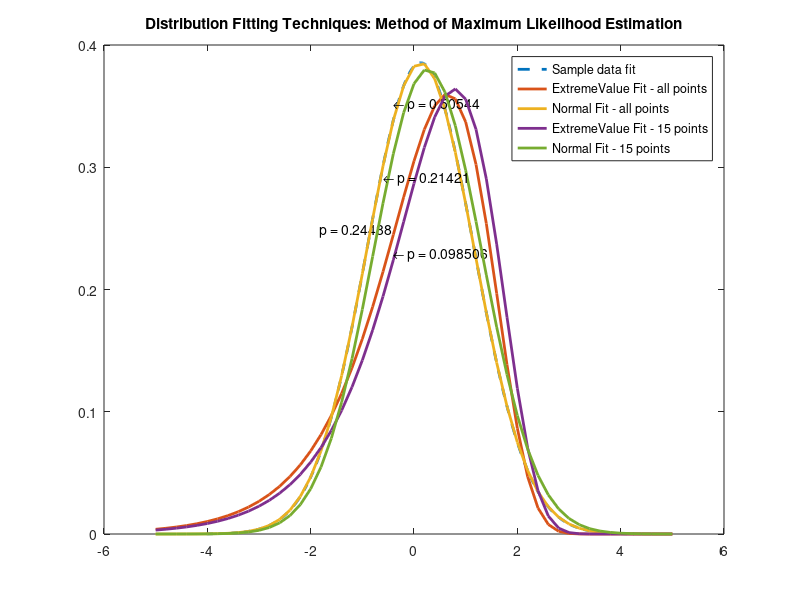
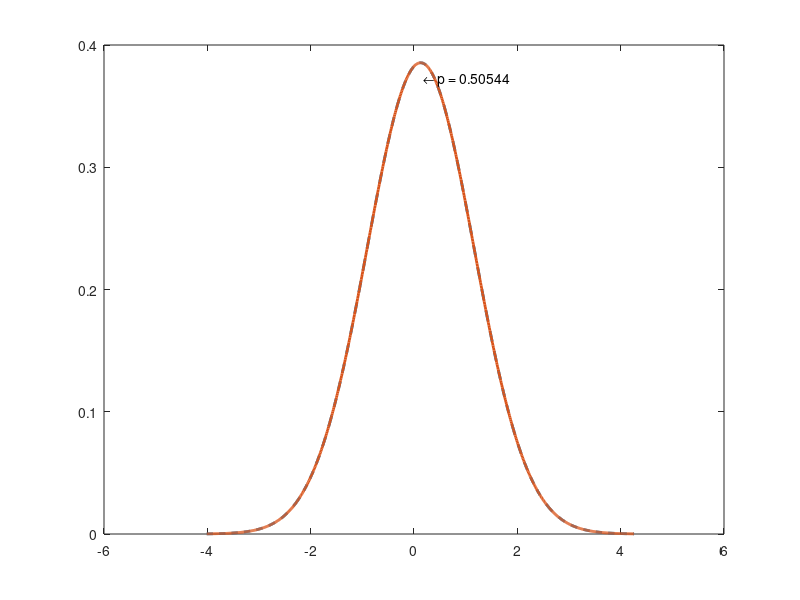

The MATLAB script that drew these images, in order: (Note: this script raises an error after producing the figures.)
clear all
clc

%% Generating a random normal dataset with mean 0 and STD 1
rng(5)
X = normrnd(0,1,20,1);
X_red = X(1:15,1);

data_mean = mean(X);
data_std = std(X);

%% Method of Maximum Likelihood Estimation
figure(1)
mu_data = data_mean;
sigma_data = data_std;
x_data = mu_data - (4*sigma_data):0.01:mu_data + (4*sigma_data);
y_data = normpdf(x_data, mu_data, sigma_data);
plot(x_data, y_data, '--', 'LineWidth', 2)
hold on

% Case 1a: MLE - ExtremeValue, all points
MLE_Fit_1 = fitdist(X, 'ExtremeValue');
[KStest_MLE_Fit_1, pval_MLE_Fit_1] = kstest(X, 'CDF', MLE_Fit_1, 'Alpha', 0.01);
x_values = -5:0.2:5;
y1 = pdf(MLE_Fit_1, x_values);
plot(x_values, y1, 'LineWidth', 2)
text(-0.41, 0.2481, ['p = ' num2str(pval_MLE_Fit_1)], 'HorizontalAlignment', 'right')

% Case 1b: MLE - Normal, all points
MLE_Fit_2 = fitdist(X, 'Normal');
[KStest_MLE_Fit_2, pval_MLE_Fit_2] = kstest(X, 'CDF', MLE_Fit_2, 'Alpha', 0.01);
y2 = pdf(MLE_Fit_2, x_values);
plot(x_values, y2, 'LineWidth', 2)
text(-0.4, 0.3511, ['\leftarrow p = ' num2str(pval_MLE_Fit_2)])

% Case 2a: MLE - ExtremeValue, 15 points
MLE_Fit_3 = fitdist(X_red, 'ExtremeValue');
[KStest_MLE_Fit_3, pval_MLE_Fit_3] = kstest(X, 'CDF', MLE_Fit_3, 'Alpha', 0.01);
y3 = pdf(MLE_Fit_3, x_values);
plot(x_values, y3, 'LineWidth', 2)
text(-0.4, 0.2283, ['\leftarrow p = ' num2str(pval_MLE_Fit_3)])

% Case 2b: MLE - Normal, 15 points
MLE_Fit_4 = fitdist(X_red, 'Normal');
[KStest_MLE_Fit_4, pval_MLE_Fit_4] = kstest(X, 'CDF', MLE_Fit_4, 'Alpha', 0.01);
y4 = pdf(MLE_Fit_4, x_values);
plot(x_values, y4, 'LineWidth', 2)
text(-0.6, 0.2906, ['\leftarrow p = ' num2str(pval_MLE_Fit_4)])

title('Distribution Fitting Techniques: Method of Maximum Likelihood Estimation')
legend('Sample data fit', 'ExtremeValue Fit - all points', 'Normal Fit - all points', ...
       'ExtremeValue Fit - 15 points', 'Normal Fit - 15 points')


%% Method of Moments
figure(2)
plot(x_data, y_data, '--', 'LineWidth', 2)
hold on

% Case 1: MOM - all points
mu_MOM_Fit_1 = mean(X);
sigma_MOM_Fit_1 = std(X);
cdf_MOM_Fit_1 = [X, normcdf(X, mu_MOM_Fit_1, sigma_MOM_Fit_1)];
[KStest_MOM_Fit_1, pval_MOM_Fit_1] = kstest(X, 'CDF', cdf_MOM_Fit_1, 'Alpha', 0.01);
x1 = mu_MOM_Fit_1 - 4*sigma_MOM_Fit_1 : 0.01 : mu_MOM_Fit_1 + 4*sigma_MOM_Fit_1;
y1 = normpdf(x1, mu_MOM_Fit_1, sigma_MOM_Fit_1);
plot(x1, y1, 'LineWidth', 2)
text(0.1824, 0.3718, ['\leftarrow p = ' num2str(pval_MOM_Fit_1)])

% Case 2: MOM - 15 points
mu_MOM_Fit_2 = mean(X_red);
sigma_MOM_Fit_2 = std(X_red);
cdf_MOM_Fit_2 = [X_red, normcdf(X_red, mu_MOM_Fit_2, sigma_MOM_Fit_2)];
[KStest_MOM_Fit_2, pval_MOM_Fit_2] = kstest(X, 'CDF', cdf_MOM_Fit_2, 'Alpha', 0.01);
x2 = mu_MOM_Fit_2 - 4*sigma_MOM_Fit_2 : 0.01 : mu_MOM_Fit_2 + 4*sigma_MOM_Fit_2;
y2 = normpdf(x2, mu_MOM_Fit_2, sigma_MOM_Fit_2);
plot(x2, y2, 'LineWidth', 2)
text(-0.6743, 0.2879, ['\leftarrow p = ' num2str(pval_MOM_Fit_2)])

title('Distribution Fitting Techniques: Method of Moments')
legend('Sample data fit', 'Normal Fit - all points', 'Normal Fit - 15 points')


%% Method of L-Moments
figure(3)
plot(x_data, y_data, '--', 'LineWidth', 2)
hold on

% Case 1: L-MOM - all points
mu_LMO_Fit_1 = mean(X);
sigma_LMO_Fit_1 = std(X)/sqrt(pi);
cdf_LMO_Fit_1 = [X, normcdf(X, mu_LMO_Fit_1, sigma_LMO_Fit_1)];
[KStest_LMO_Fit_1, pval_LMO_Fit_1] = kstest(X, 'CDF', cdf_LMO_Fit_1, 'Alpha', 0.01);
x1 = mu_LMO_Fit_1 - 4*sigma_LMO_Fit_1 : 0.01 : mu_LMO_Fit_1 + 4*sigma_LMO_Fit_1;
y1 = normpdf(x1, mu_LMO_Fit_1, sigma_LMO_Fit_1);
plot(x1, y1, 'LineWidth', 2)
text(0.1587, 0.6218, ['\leftarrow p = ' num2str(pval_LMO_Fit_1)])

% Case 2: L-MOM - 15 points
mu_LMO_Fit_2 = mean(X_red);
sigma_LMO_Fit_2 = std(X_red)/sqrt(pi);
cdf_LMO_Fit_2 = [X_red, normcdf(X_red, mu_LMO_Fit_2, sigma_LMO_Fit_2)];
[KStest_LMO_Fit_2, pval_LMO_Fit_2] = kstest(X, 'CDF', cdf_LMO_Fit_2, 'Alpha', 0.01);
x2 = mu_LMO_Fit_2 - 4*sigma_LMO_Fit_2 : 0.01 : mu_LMO_Fit_2 + 4*sigma_LMO_Fit_2;
y2 = normpdf(x2, mu_LMO_Fit_2, sigma_LMO_Fit_2);
plot(x2, y2, 'LineWidth', 2)
text(0.2, 0.4, ['\leftarrow p = ' num2str(pval_LMO_Fit_2)])

title('Distribution Fitting Techniques: Method of L-Moments')
legend('Sample data fit', 'Normal Fit - all points', 'Normal Fit - 15 points')
